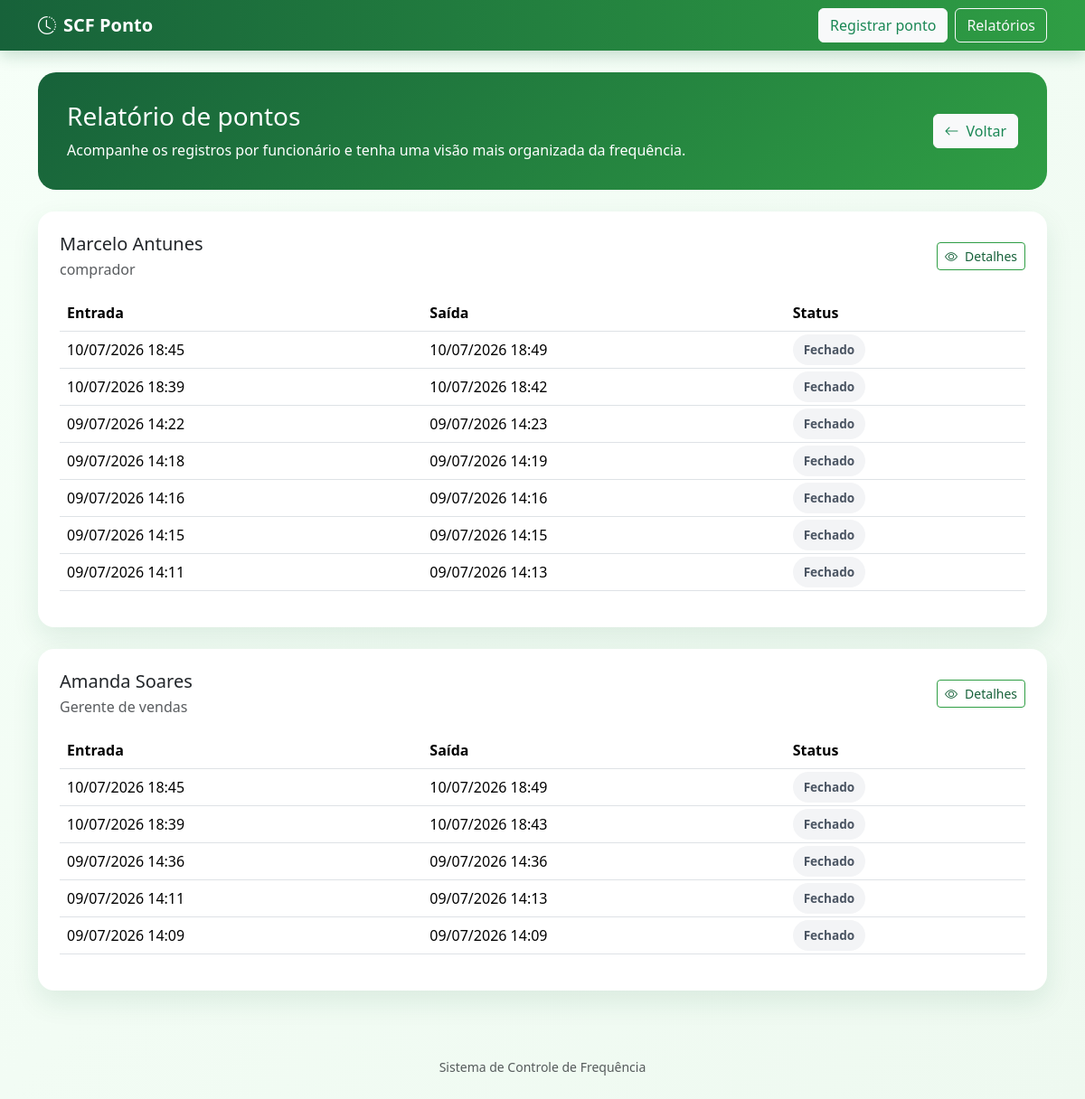
Before: /relatorio_pontos/ with the older database file.
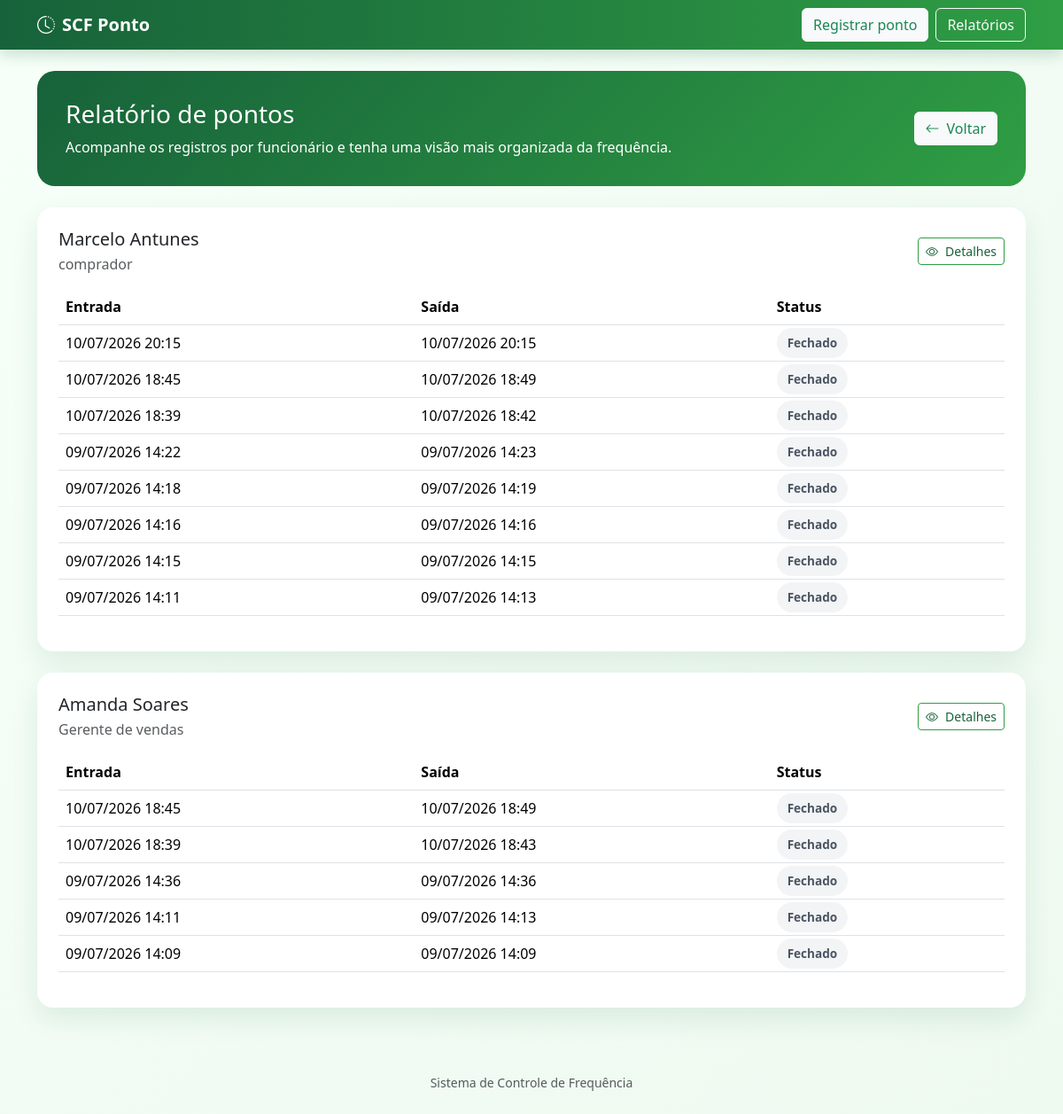
After: the same page with the newer database file.
### registers/models.py (models this page shows, shortened)
class Funcionario(models.Model):
    nome_completo = models.CharField(max_length=200)
    cpf = models.CharField(max_length=11, unique=True)
    cargo = models.CharField(max_length=100)
    salario = models.DecimalField(max_digits=10, decimal_places=2)
    senha = models.CharField(
        max_length=4,
        unique=True,
        validators=[senha_validator],
        help_text="Senha numérica de 4 dígitos"
    )

### ponto/models.py (models this page shows, shortened)
class RegistroPonto(models.Model):
    funcionario = models.ForeignKey(Funcionario, on_delete=models.CASCADE, related_name='registros_ponto')
    data_hora_entrada = models.DateTimeField(null=True, blank=True)
    data_hora_saida = models.DateTimeField(null=True, blank=True)
    aberto = models.BooleanField(default=False)

### ponto/views.py (the view)
# urls.py: path('relatorio_pontos/', ponto_views.relatorio_pontos, name='relatorio_pontos'),
def relatorio_pontos(request):
    funcionarios = Funcionario.objects.all()
    dados = []
    for funcionario in funcionarios:
        registros = RegistroPonto.objects.filter(funcionario=funcionario).order_by('-data_hora_entrada')
        dados.append({
            'funcionario': funcionario,
            'registros': registros
        })
    return render(request, 'relatorio.html', {'dados': dados})

### ponto/templates/relatorio.html (shortened to what this page needs)
{% extends 'base.html' %}
{% block content %}
<div class="hero-card mb-4">
    <div class="d-flex justify-content-between align-items-center flex-wrap gap-3">
        <div>
            <h1 class="h3 mb-2">Relatório de pontos</h1>
            <p class="mb-0">Acompanhe os registros por funcionário e tenha uma visão mais organizada da frequência.</p>
        </div>
        <a class="btn btn-light text-success" href="{% url 'listar_funcionarios' %}"><i class="bi bi-arrow-left me-2"></i>Voltar</a>
    </div>
</div>
{% for item in dados %}
<div class="card p-4 mb-4">
    <div class="d-flex justify-content-between align-items-center flex-wrap gap-2 mb-3">
        <div>
            <h2 class="h5 mb-1">{{ item.funcionario.nome_completo }}</h2>
            <p class="text-muted mb-0">{{ item.funcionario.cargo }}</p>
        </div>
        <a class="btn btn-outline-success btn-sm" href="{% url 'relatorio_funcionario' item.funcionario.id %}"><i class="bi bi-eye me-2"></i>Detalhes</a>
    </div>
    <div class="table-responsive">
        <table class="table table-hover align-middle">
            <thead>
                <tr>
                    <th>Entrada</th>
                    <th>Saída</th>
                    <th>Status</th>
                </tr>
            </thead>
            <tbody>
                {% for registro in item.registros %}
                <tr>
                    <td>{{ registro.data_hora_entrada|date:"d/m/Y H:i" }}</td>
                    <td>
                        {% if registro.data_hora_saida %}
                            {{ registro.data_hora_saida|date:"d/m/Y H:i" }}
                        {% else %}
                            -
                        {% endif %}
                    </td>
                    <td>
                        {% if registro.aberto %}
                            <span class="badge-status badge-open">Aberto</span>
                        {% else %}
                            <span class="badge-status badge-closed">Fechado</span>
                        {% endif %}
                    </td>
                </tr>
                {% empty %}
                <tr>
                    <td colspan="3" class="text-center text-muted py-4">Nenhum registro encontrado.</td>
                </tr>
                {% endfor %}
            </tbody>
        </table>
    </div>
</div>
{% endfor %}
{% endblock %}

Changed rows visible on the page:
added RegistroPonto: data_hora_entrada "10/07/2026 20:15", data_hora_saida "10/07/2026 20:15", aberto "Fechado", shown under Funcionario "Marcelo Antunes"
